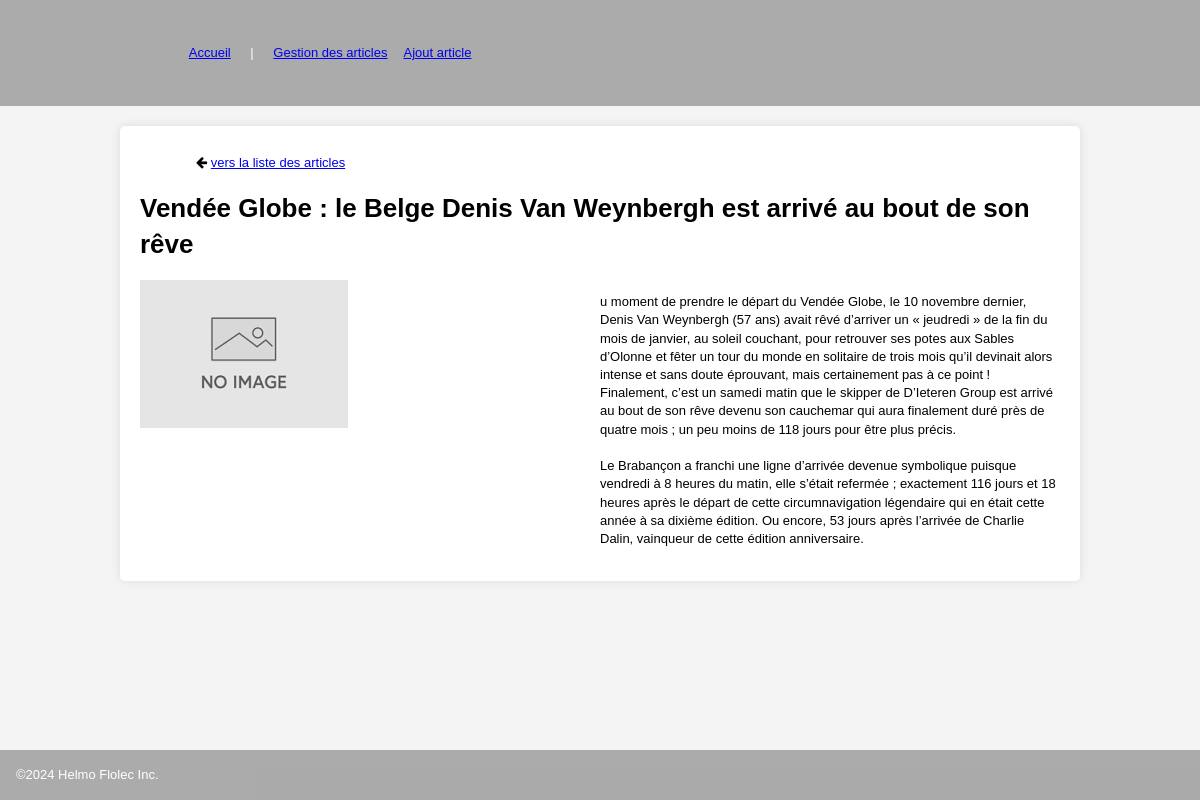
The app's page /public/article.php?id=1 with its own data.
### tables this page shows
CREATE TABLE IF NOT EXISTS `blog_article` (
  `id` int NOT NULL AUTO_INCREMENT,
  `titre` varchar(100) NOT NULL,
  `contenu` text NOT NULL,
  `nom_img` varchar(50) DEFAULT NULL,
  PRIMARY KEY (`id`)
);

### php/db_article.inc.php (called while the page is built, shortened)
<?php
class ArticleRepository
{
    public function getArticleById($id, &$message)
    {
        $result = array();
        try {
            $bdd  = DBLink::connect2db(MYDB, $message);
            $stmt = $bdd->prepare("SELECT * FROM " . self::TABLE_NAME . " WHERE id = :id_article");
            $stmt->bindValue(':id_article', $id);
            if ($stmt->execute()) {
                $obj = $stmt->fetchObject('Blog\Article');
                $result = ($obj !== false ? $obj : null);
            } else {
                $message .= 'Une erreur système est survenue.<br>
                    Veuillez essayer à nouveau plus tard ou contactez l\'administrateur du site.
                    (Code erreur: ' . $stmt->errorCode() . ')<br>';
            }
        } catch (\Exception $e) {
            $message .= $e->getMessage() . '<br>';
        }
        return $result;
    }
}

### php/utils.inc.php (called while the page is built, shortened)
<?php
function nettoyage($data)
{
    return htmlspecialchars(trim($data), ENT_QUOTES, 'UTF-8');
}

### public/article.php (the view, shortened to what this page needs)
<?php
require_once  '../php/db_article.inc.php';
require_once  '../php/utils.inc.php';
$messageErreur = "";
$id = filter_input(INPUT_GET, 'id', FILTER_VALIDATE_INT);
if ($id !== false && $id !== null) {
    $articleRepository = new ArticleRepository();
    $article = $articleRepository->getArticleById($id, $messageErreur);
} else {
    $messageErreur = "Erreur : L'identifiant de l'article est invalide.";
}
?>
<?php include  '../inc/head.inc.php' ?>
<?php include  '../inc/header.inc.php' ?>
<main class="centrage boxOmbre">
    <ul class="containerFlex">
        <li><i class="fa fa-arrow-left"></i> <a href="<?= BASE_URL ?>"> vers la liste des articles</a></li>
    </ul>
    <?php if (isset($article) && $article) { ?>
        <h1><?= nettoyage($article->titre) ?></h1>
        <div class="containeurFlex">
            <div class="basis50">
                <?php if (empty($article->nom_img)) { ?>
                    <img src="<?= BASE_URL ?>/img/no_image.png" alt="Pas d'image pour cet article">
                <?php } else {
                ?>
                    <img src="<?= BASE_URL . '/' . UPLOAD_DOSSIER ?><?= nettoyage($article->nom_img) ?>" alt="<?= nettoyage($article->nom_img) ?>">
                <?php
                }  ?>
            </div>
            <p class="basis50"><?= nl2br(nettoyage($article->contenu)) ?></p>
        </div>
    <?php } else {
        afficherAlerte($messageErreur, 'danger');
    } ?>
</main>
<?php include '../inc/footer.inc.php' ?>

### public/css/mesStyles.css (style rules this page uses)
:root { --main-bg-color: #f4f4f4; --main-theme-color: #007bff; --val-radius: 0.313rem; --ombre: 0px 0px 10px rgba(0, 0, 0, 0.1); --color-danger: 220, 53, 69; --color-info: 0, 123, 255; --color-succes: 40, 167, 69; --color-edit: 255, 130, 0; }
* { box-sizing: border-box; }
body { background-color: var(--main-bg-color); font-family: Verdana, Geneva, Tahoma, sans-serif, sans-serif; font-size: 0.813rem; line-height: 1.4; padding: 0; margin: 0; display: flex; flex-direction: column; min-height: 100vh; overflow-y: scroll; }
.containeurFlex { display: flex; flex-wrap: wrap; }
.basis50 { flex-basis: 50%; }
ul, li { list-style-type: none; margin: 0.5rem; }
img { max-width: 100%; height: auto; }
.centrage { width: 80%; max-width: 80%; margin: 20px auto; }
.boxOmbre { background: #fff; padding: 20px; box-shadow: var(--ombre); border-radius: var(--val-radius); }

### records on screen
blog_article: titre "Vendée Globe : le Belge Denis Van Weynbergh est arrivé au bout de son rêve", nom_img (placeholder picture), contenu "u moment de prendre le départ du Vendée Globe, le 10 novembre dernier, Denis Van Weynbergh (57 ans) avait rêvé d’arriver un « jeudredi » de la fin du mois de janvier, au soleil couchant, pour retrouver ses potes aux Sables d’Olonne et fêter un tour du monde en solitaire de trois mois qu’il devinait alors intense et sans doute éprouvant, mais certainement pas à ce point ! Finalement, c’est un samedi matin que le skipper de D’Ieteren Group est arrivé au bout de son rêve devenu son cauchemar qui aura finalement duré près de quatre mois ; un peu moins de 118 jours pour être plus précis. Le Brabançon a franchi une ligne d’arrivée devenue symbolique puisque vendredi à 8 heures du matin, elle…"
